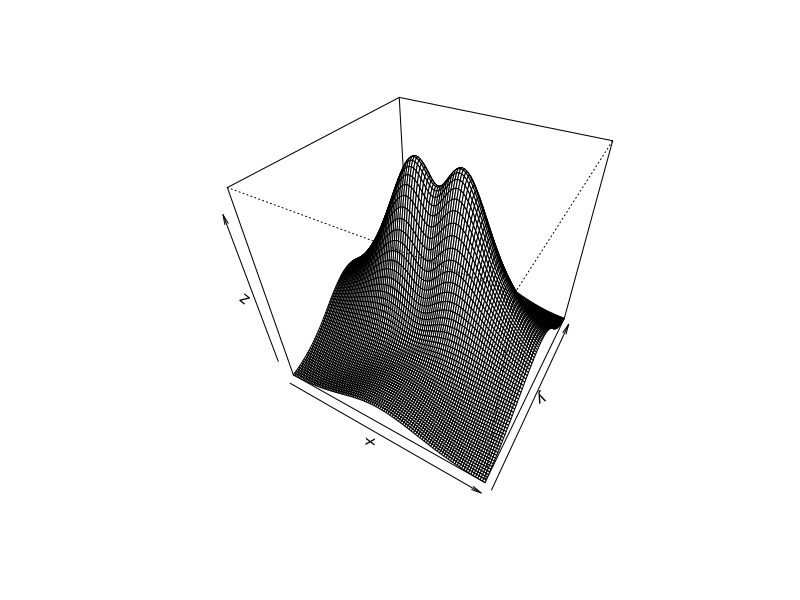
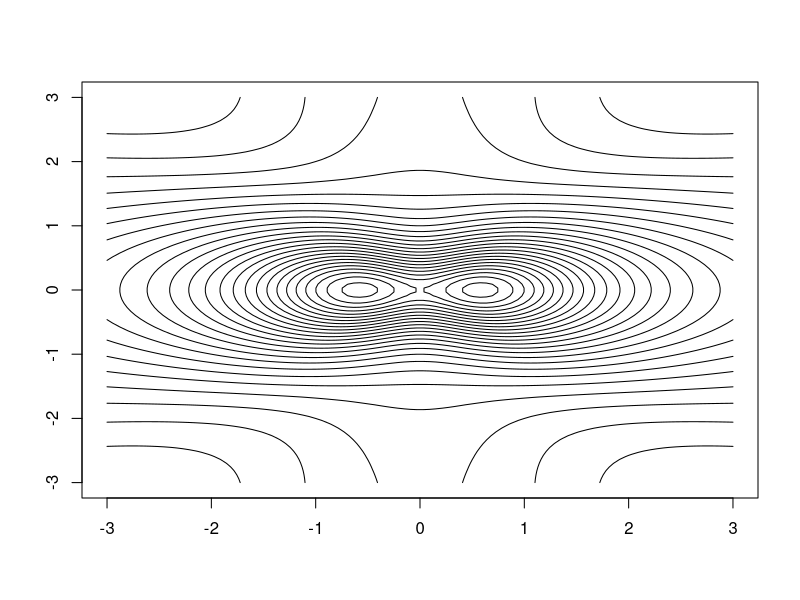

The R source for these figures, in order: (Note: this script raises an error after producing the figures.)
## ---- chunk 1
fxy = function(x,y){
  - ( ((x^2-1) *(y^2-4) + x^2 + y^2 -5)/(x^2 + y^2 +1)^2 )
}
x = seq(-3, 3, length = 100)
y = x
z = outer(x, y, fxy)
persp(x, y, z,theta = 30, phi = 40)
contour(x, y, z, nlevels = 20, drawlabels = F)

## ---- chunk 2
fxy = function(x){
  - ( ((x[1]^2 -1) *(x[2]^2 -4) + x[1]^2 + x[2]^2 -5)/(x[1]^2 + x[2]^2 +1)^2 )
}

f.prime = function(x){
	f.prime.dx = 2*x[1]/(x[1]^2 + x[2]^2 +1)^3 *(x[1]^2* x[2]^2 -3*x[1]^2 -x[2]^4 +2*x[2]^2 +1)
	f.prime.dy = 2*x[2]/(x[1]^2 + x[2]^2 +1)^3 *(x[1]^2 *x[2]^2 -x[1]^4 -7*x[1]^2 -2)
	out = matrix(c(f.prime.dx,f.prime.dy),ncol=1)
	return(out)
}

## ---- chunk 3

# starting point
x = c(-2,-2)
M = diag(-1, 2, 2)
itr = 100
alpha.default = 1
alpha = alpha.default
x.values = matrix(0, itr+1, 2) #initialize a matrix, rows = itr+1, column = 2
x.values[1,] = x #1st element is the starting points

#search loop
for (i in 1:itr){
  hessian.inv = solve(M)
  xt = x - alpha*hessian.inv %*% f.prime(x)
  #Reduce alpha until a correct step is reached - backtracking
  while(fxy(xt) < fxy(x)){ 
    alpha =alpha/2
    xt = x - alpha*hessian.inv %*% f.prime(x)
  }
  x.values[i+1, ] = x = xt
  alpha = alpha.default #adjust back to = 1
}

## ---- chunk 4
x		       # FINAL ESTIMATE
fxy(x) 		   # OBJECTIVE FUNCTION AT ESTIMATE
f.prime(x) # GRADIENT AT ESTIMATE
#f.prime is very close to 0
## ---- chunk 5
#open file houseprice

# last column is the dependent variable
data.sub = houseprice[, 2:61] # X
y = houseprice[, 62]
n = length(y) # number of obs
m = ncol(data.sub) #number of var
num.starts = 8
runs = matrix(0, num.starts, m)
itr = 20
runs.bic = matrix(0,num.starts,itr)

## ---- chunk 6
#Since each run is the bunch of 1 and 0 -> can generate randomly by Benoulli dist
set.seed(678)
for(i in 1:num.starts){
  runs[i,] = rbinom(m, 1, 0.5)
} #-> 8 starts contains 60 predictors with 1 - included and 0 -not included
# at the end, we want to have convergence towards 8 best models then use bic to decide which one is the best

colnames(runs) = colnames(data.sub)
## ---- chunk 7
for(k in 1:num.starts){
  run.current = runs[k,] # one model each time
  
  #1. Random start iteration - 1st run
  for(j in 1:itr){
    run.vars = data.sub[, run.current ==1] #only picks those included -> create subset
    g = lm(y~ ., data = run.vars) #fit new model
    run.bic = extractAIC(g, k = log(n))[2]
    run.next = run.current 
    
    # 2. testing all models in 1-neighborhood and selecting the lowest bic
    for(i in 1:m){
      run.step = run.current
      run.step[i] =! run.current[i]
      run.vars = data.sub[, run.step == 1]
      g = lm(y~., run.vars)
      run.step.bic = extractAIC(g, k= log(n))[2]
      if(run.step.bic < run.bic){ #if there's an improvement -> replace -> continue searching
        run.next = run.step
        run.bic = run.step.bic
      }
    } # after this loop, find the min in the k-th in 1-neighborhood model:
    run.current = run.next
    runs.bic[k, j] = run.bic
  }
  runs[k, ] = run.current # update row runs by its newly found model 
}

## ---- chunk 8
runs 		  # selected predictors
runs.bic 	# BIC values

plot(1:(itr*num.starts), -c(t(runs.bic)), xlab = "Cummulative iteration", ylab = "Negative BIC", type = "n")


for(i in 1:num.starts){
  lines((i-1)*itr + (1:itr), -runs.bic[i,])
}

# after 20 iterations no model seems to converge anywhere, so I increase the number of iteration to 30. 
# It seems like BIC of model 1, 2, 3, 4 converge. Let's compare BIC of these 8 model.

min = rep(0, times = num.starts)
for (i in 1:num.starts){
  min[i] = min(runs.bic[i, ])
}

which.min(min) #4th model has lowest BIC and converge -> choose model 4


summary(lm(y~ ., data.sub[, runs[4, ] == 1]))
## ---- chunk 9
h = function(x){x^3/ (1 - exp(2*x))}
n = 100000

set.seed(1)
x = rnorm(n, 0, 1) 

mean(h(x)) 

#test the true value of E[h(X)]
integrand = function(x){
  h = x^3/ (1 - exp(2*x))
  f = 1/sqrt(2*pi) * exp(-x^2/2)
  return(h*f)
}
integrate(integrand, lower = -Inf, upper = Inf)

# the estimation is quite close to the true value
